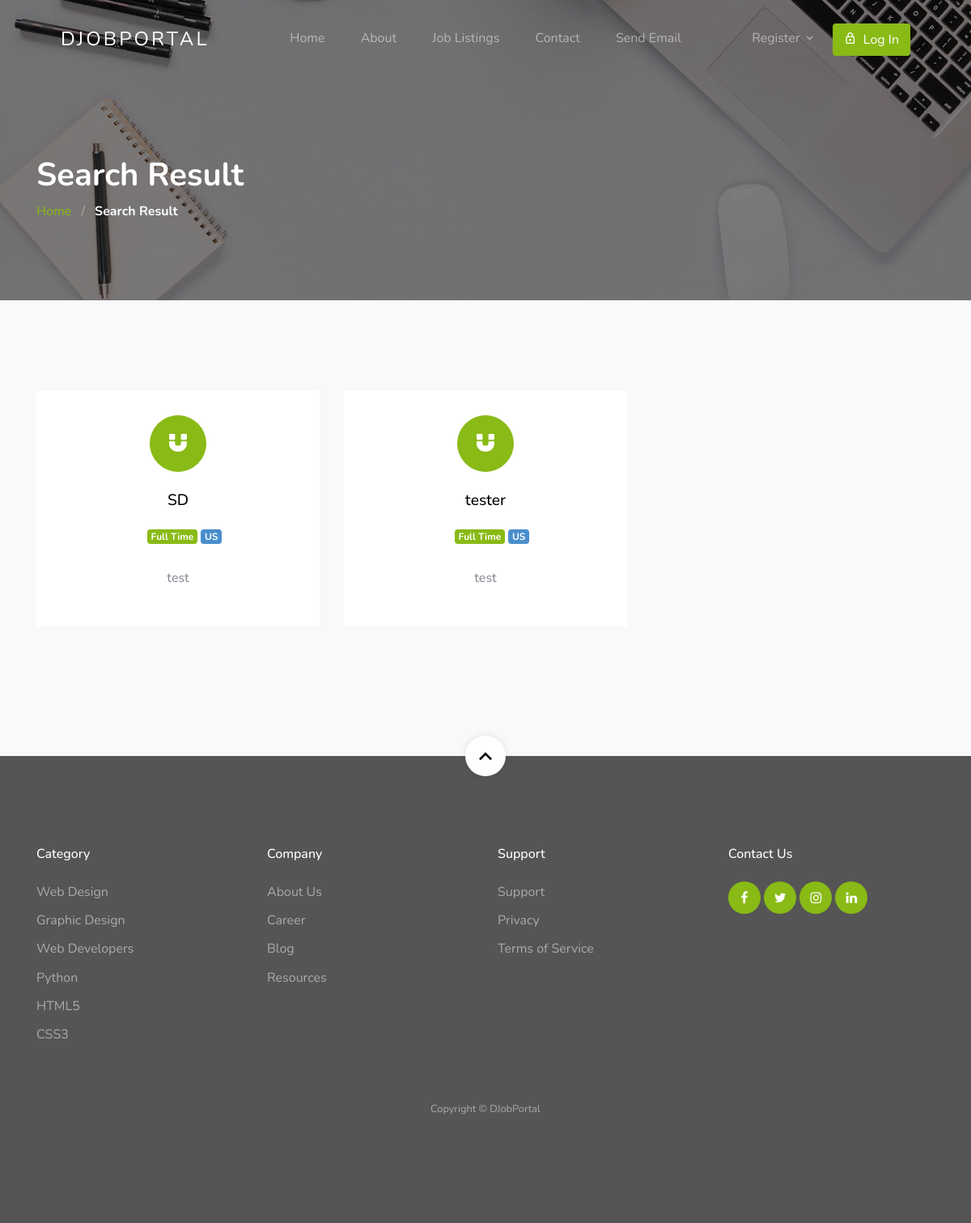
Page /result/ on the committed database.
### jobapp/models.py (models this page shows, shortened)
class Job(models.Model):
    user = models.ForeignKey(User, related_name='User', on_delete=models.CASCADE)
    title = models.CharField(max_length=300)
    description = RichTextField()
    tags = TaggableManager()
    location = models.CharField(max_length=300)
    job_type = models.CharField(choices=JOB_TYPE, max_length=1)
    category = models.ForeignKey(Category,related_name='Category', on_delete=models.CASCADE)
    salary = models.CharField(max_length=30, blank=True)
    company_name = models.CharField(max_length=300)
    company_description = RichTextField(blank=True, null=True)
    url = models.URLField(max_length=200)
    last_date = models.DateField()
    is_published = models.BooleanField(default=False)
    is_closed = models.BooleanField(default=False)
    timestamp = models.DateTimeField(auto_now=True)

### jobapp/views.py (the view)
# urls.py: path('result/', views.search_result_view, name='search_result'),
def search_result_view(request):
    job_list = Job.objects.order_by('-timestamp')
    if 'job_title_or_company_name' in request.GET:
        job_title_or_company_name = request.GET['job_title_or_company_name']
        if job_title_or_company_name:
            job_list = job_list.filter(title__icontains=job_title_or_company_name) | job_list.filter(
                company_name__icontains=job_title_or_company_name)
    if 'location' in request.GET:
        location = request.GET['location']
        if location:
            job_list = job_list.filter(location__icontains=location)
    if 'job_type' in request.GET:
        job_type = request.GET['job_type']
        if job_type:
            job_list = job_list.filter(job_type__iexact=job_type)
    paginator = Paginator(job_list, 10)
    page_number = request.GET.get('page')
    page_obj = paginator.get_page(page_number)
    context = {
        'page_obj': page_obj,
    }
    return render(request, 'jobapp/result.html', context)

### template/jobapp/result.html (shortened to what this page needs)
{% extends 'base.html' %}
{% load static %}
{% block content %}
<section class="section-hero overlay inner-page bg-image" style="background-image: url('{% static 'images/hero_1.jpg' %}');"
  id="home-section">
  <div class="container">
    <div class="row">
      <div class="col-md-7">
        <h1 class="text-white font-weight-bold">Search Result</h1>
        <div class="custom-breadcrumbs">
          <a href="{% url 'jobapp:home' %}">Home</a> <span class="mx-2 slash">/</span>
          <span class="text-white"><strong>Search Result</strong></span>
        </div>
      </div>
    </div>
  </div>
</section>
<section class="site-section services-section bg-light block__62849" id="next-section">
  <div class="container">
    <div class="row">
      {% for job in page_obj %}
      <div class="col-6 col-md-6 col-lg-4 mb-4 mb-lg-5">
        <a href="{% url 'jobapp:single-job' job.id %}" class="block__16443 min-h text-center d-block">
          <span class="custom-icon mx-auto"><span class="icon-magnet d-block"></span></span>
          <h3>{{ job.title }}</h3>
          <ul class="job-listing-meta list-unstyled pl-3 mb-0">
            <li class="menu-fix mb-2">
              {% if job.job_type == '1' %}
              <span class="badge badge-primary">
                Full Time
              </span>
              {% elif job.job_type == '2'%}
              <span class="badge badge-danger">
                Part Time
              </span>
              {% else  %}
              <span class="badge badge-info">
                Internship
              </span>
              {% endif %}</li>
            <li class="badge badge-secondary menu-fix mb-2"> {{ job.location }}</li>
          </ul>
          <p>{{ job.description | safe | truncatechars:100}}</p>
        </a>
      </div>
      {% endfor %}
    </div>
  </div>
</section>
{% endblock content %}

### static/css/style.css (style rules this page uses)
body { font-weight: 400; font-size: 1rem; line-height: 1.7; position: relative; }
body:after { content: ""; position: absolute; top: 0; left: 0; right: 0; bottom: 0; background: rgba(0, 0, 0, 0.7); z-index: 100; opacity: 0; visibility: hidden; -webkit-transition: .3s all ease; -o-transition: .3s all ease; transition: .3s all ease; }
h1, h2, h3, h4 { color: #000; }
.site-section { padding-top: 7rem; padding-bottom: 7rem; position: relative; z-index: 2; }
.bg-image { background-size: cover; background-position: center center; background-repeat: no-repeat; }
.custom-breadcrumbs a { color: #89ba16; }
.custom-breadcrumbs .slash { color: rgba(255, 255, 255, 0.4); }
.section-hero, .section-hero > .container > .row { height: 100vh; min-height: 900px; }
.section-hero.inner-page, .section-hero.inner-page > .container > .row { height: auto; min-height: auto; padding-top: 6em; padding-bottom: 3em; }
.section-hero.overlay, .section-hero.overlay-2 { position: relative; }
.section-hero.overlay:before, .section-hero.overlay-2:before { z-index: 1; position: absolute; content: ""; top: 0; left: 0; right: 0; bottom: 0; background: rgba(0, 0, 0, 0.5); }
.section-hero > .container { z-index: 2; position: relative; }
.block__62849 .block__16443 { background: #fff; padding: 30px; -webkit-transition: .3s all ease; -o-transition: .3s all ease; transition: .3s all ease; top: 0; position: relative; text-decoration: none; }
.block__62849 .block__16443 .custom-icon { display: block; position: relative; width: 70px; height: 70px; border-radius: 50%; border: 1px solid #89ba16; background: #89ba16; margin-bottom: 1.5rem; -webkit-transition: .3s all ease; -o-transition: .3s all ease; transition: .3s all ease; }
.block__62849 .block__16443 .custom-icon:before { display: none; border-radius: 50%; position: absolute; left: 50%; top: 50%; -webkit-transform: translate(-50%, -50%); -ms-transform: translate(-50%, -50%); transform: translate(-50%, -50%); content: ""; width: 90px; height: 90px; border: 1px solid rgba(137, 186, 22, 0.2); }
.block__62849 .block__16443 [class^="icon-"], .block__62849 .block__16443 [class^="flaticon-"] { font-size: 1.6rem; color: #fff; position: absolute; top: 50%; left: 50%; -webkit-transform: translate(-50%, -50%); -ms-transform: translate(-50%, -50%); transform: translate(-50%, -50%); -webkit-transition: 0.3s all cubic-bezier(0.66, 0.2, 0.48, 0.9); -o-transition: 0.3s all cubic-bezier(0.66, 0.2, 0.48, 0.9); transition: 0.3s all cubic-bezier(0.66, 0.2, 0.48, 0.9); }
.block__62849 .block__16443 h3 { font-size: 1.2rem; margin-bottom: 1.2rem; }
.block__62849 .block__16443 p { color: #7f848c; }
.min-h { min-height: 100%; }
.menu-fix { display: inline-block }
.badge-primary { color: #fff; }
.badge-secondary { color: #fff; background-color: #498ecc; }

### rows in the picture
Job: title "SD", job_type "Full Time", location "US", description "test"
Job: title "tester", job_type "Full Time", location "US", description "test"
